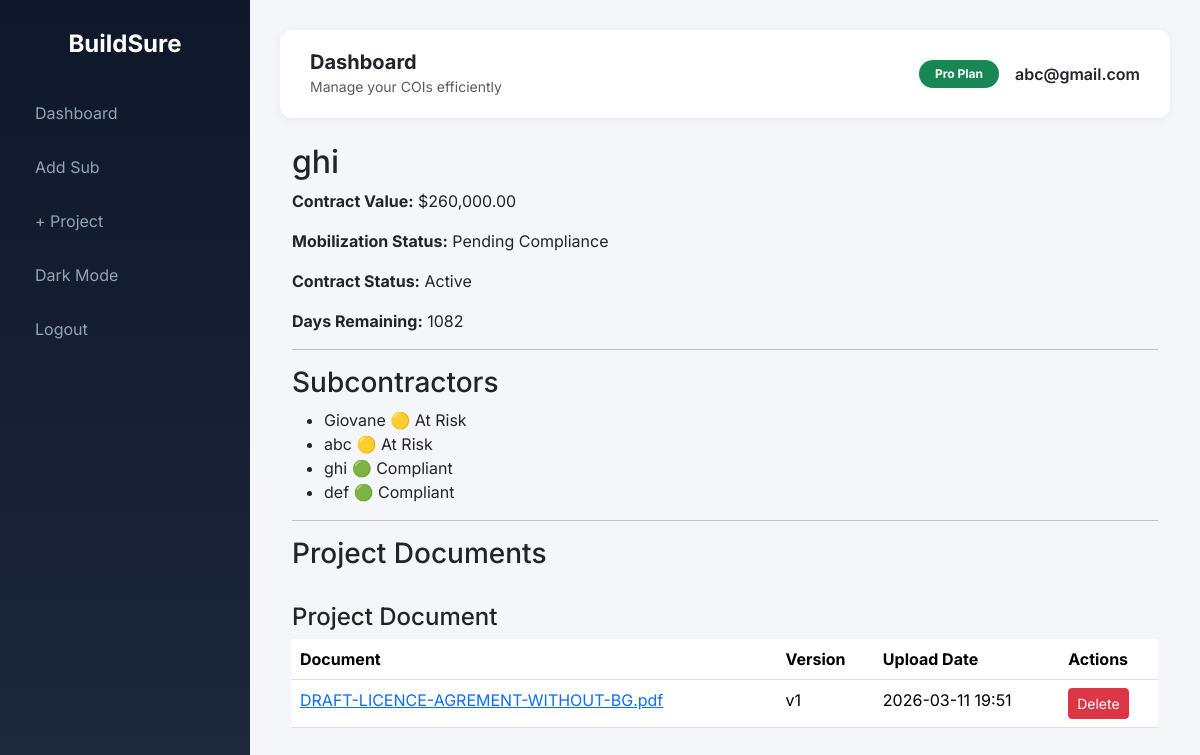
/project/3 (signed in), run on the app's committed database.
### main.py (models this page shows, shortened)
class User(UserMixin, db.Model):
    __tablename__ = "user"
    id = db.Column(db.Integer, primary_key=True)
    email = db.Column(
        db.String(120),
        unique=True,
        index=True,
        nullable=False
    )
    password_hash = db.Column(db.String(200), nullable=False)
    paid = db.Column(db.Boolean, default=False)
    timezone = db.Column(db.String(50), default="US/Eastern")
    created_at = db.Column(
        db.DateTime,
        default=datetime.utcnow
    )
    projects = db.relationship(
        "Project",
        backref="owner",
        lazy=True,
        cascade="all, delete-orphan"
    )
    subs = db.relationship(
        "Subcontractor",
        backref="owner",
        lazy=True,
        cascade="all, delete-orphan"
    )

class Project(db.Model):
    __tablename__ = "project"
    id = db.Column(db.Integer, primary_key=True)
    name = db.Column(db.String(255), nullable=False)
    contract_value = db.Column(
        db.Float,
        default=0
    )
    user_id = db.Column(
        db.Integer,
        db.ForeignKey("user.id"),
        nullable=False
    )
    start_date = db.Column(db.Date)
    end_date = db.Column(db.Date)
    subs = db.relationship(
        "ProjectSubcontractor",
        backref="project",
        lazy="select",
        cascade="all, delete-orphan"
    )
    @property
    def days_remaining(self):
        if not self.end_date:
            return None
        remaining = (self.end_date - date.today()).days
        return max(remaining, 0)
    @property
    def contract_status(self):
        if not self.end_date:
            return "Unknown"
        if self.days_remaining == 0:
            return "Expired"
        if self.days_remaining <= 30:
            return "Expiring Soon"
        return "Active"
    @property
    def mobilization_status(self):
        statuses = []
        for ps in self.subs:
            sub = ps.subcontractor
            if not sub:
                continue
            statuses.append(sub.computed_status)
        if "expired" in statuses:
            return "Blocked"
        if "at_risk" in statuses:
            return "Pending Compliance"
        return "Ready to Mobilize"

class Subcontractor(db.Model):
    __tablename__ = "subcontractor"
    id = db.Column(db.Integer, primary_key=True)
    user_id = db.Column(
        db.Integer,
        db.ForeignKey("user.id"),
        nullable=False,
        index=True
    )
    name = db.Column(
        db.String(150),
        nullable=False
    )
    email = db.Column(
        db.String(150),
        index=True
    )
    phone = db.Column(db.String(30))
    role = db.Column(db.String(100))
    timezone = db.Column(
        db.String(50),
        default="US/Eastern"
    )
    coi_expiration = db.Column(
        db.Date,
        index=True
    )
    last_reminder_sent = db.Column(db.DateTime)
    created_at = db.Column(
        db.DateTime,
        default=datetime.utcnow
    )
    documents = db.relationship(
        "Document",
        backref="sub",
        lazy="selectin",
        cascade="all, delete-orphan"
    )
    @property
    def days_left(self):
        if not self.coi_expiration:
            return None
        today = date.today()
        return (self.coi_expiration - today).days
    @property
    def computed_status(self):
        days = self.days_left
        if days is None:
            return "compliant"
        if days < 0:
            return "expired"
        if days <= 30:
            return "at_risk"
        return "compliant"

class ProjectSubcontractor(db.Model):
    __tablename__ = "project_subcontractor"
    id = db.Column(db.Integer, primary_key=True)
    project_id = db.Column(
        db.Integer,
        db.ForeignKey("project.id"),
        nullable=False,
        index=True
    )
    subcontractor_id = db.Column(
        db.Integer,
        db.ForeignKey("subcontractor.id"),
        nullable=False,
        index=True
    )
    approved_for_project = db.Column(
        db.Boolean,
        default=False
    )
    coverage_limit = db.Column(
        db.Float,
        default=1000000
    )
    created_at = db.Column(
        db.DateTime,
        default=datetime.utcnow
    )
    subcontractor = db.relationship(
        "Subcontractor",
        lazy="joined"
    )
    __table_args__ = (
        db.UniqueConstraint(
            "project_id",
            "subcontractor_id",
            name="unique_project_sub"
        ),
    )

class Document(db.Model):
    __tablename__ = "document"
    id = db.Column(db.Integer, primary_key=True)
    filename = db.Column(
        db.String(255),
        nullable=False
    )
    original_name = db.Column(
        db.String(255),
        nullable=False
    )
    document_type = db.Column(
        db.String(50),
        default="Document",
        index=True
    )
    version = db.Column(
        db.Integer,
        default=1
    )
    uploaded_at = db.Column(
        db.DateTime,
        default=datetime.utcnow,
        index=True
    )
    sub_id = db.Column(
        db.Integer,
        db.ForeignKey("subcontractor.id"),
        index=True
    )
    project_id = db.Column(
        db.Integer,
        db.ForeignKey("project.id"),
        index=True
    )

### main.py (the view)
@app.route("/project/<int:project_id>")
@login_required
def view_project(project_id):
    project = (
        Project.query
        .filter_by(
            id=project_id,
            user_id=current_user.id
        )
        .first_or_404()
    )
    links = (
        ProjectSubcontractor.query
        .options(joinedload(ProjectSubcontractor.subcontractor))
        .filter_by(project_id=project.id)
        .all()
    )
    docs = (
        Document.query
        .filter_by(project_id=project.id)
        .order_by(
            Document.document_type,
            Document.version.desc()
        )
        .all()
    )
    documents = defaultdict(list)
    for doc in docs:
        documents[doc.document_type].append(doc)
    return render_template(
        "view_project.html",
        project=project,
        links=links,
        documents=dict(documents)  # evita comportamento estranho no template
    )

### main.py (called while the page is built)
@login_manager.user_loader
def load_user(user_id):
    if not user_id:
        return None
    try:
        return db.session.get(User, int(user_id))
    except (ValueError, TypeError):
        return None

@app.template_filter("format_local_time")
def format_local_time(value):
    if not value:
        return ""
    tz_name = getattr(current_user, "timezone", "US/Eastern")
    try:
        tz = pytz.timezone(tz_name)
        if value.tzinfo is None:
            value = pytz.utc.localize(value)
        local_time = value.astimezone(tz)
        return local_time.strftime("%Y-%m-%d %H:%M")
    except Exception:
        return value.strftime("%Y-%m-%d %H:%M")

### templates/view_project.html
{% extends "base.html" %}
{% block content %}
<div class="page-wrapper">
<h2>{{ project.name }}</h2>
<p>
<strong>Contract Value:</strong>
${{ "{:,.2f}".format(project.contract_value or 0) }}
</p>
<p>
<strong>Mobilization Status:</strong>
{{ project.mobilization_status }}
</p>
{% if project.end_date %}
<p>
<strong>Contract Status:</strong>
{{ project.contract_status }}
</p>
<p>
<strong>Days Remaining:</strong>
{{ project.days_remaining }}
</p>
{% endif %}
<hr>
<h3>Subcontractors</h3>
<ul>
{% for ps in links %}
<li>
{{ ps.subcontractor.name }}
{% if ps.subcontractor.computed_status == "expired" %}
🔴 Expired
{% elif ps.subcontractor.computed_status == "at_risk" %}
🟡 At Risk
{% else %}
🟢 Compliant
{% endif %}
</li>
{% else %}
<li>No subcontractors linked.</li>
{% endfor %}
</ul>
<hr>
<h3>Project Documents</h3>
<br>
{% if documents %}
{% for doc_type, docs in documents.items() %}
<h4>{{ doc_type }}</h4>
<table class="table">
<thead>
<tr>
<th>Document</th>
<th>Version</th>
<th>Upload Date</th>
<th>Actions</th>
</tr>
</thead>
<tbody>
{% for doc in docs %}
<tr>
<td>
<a href="{{ url_for('view_document', doc_id=doc.id) }}">
{{ doc.original_name }}
</a>
</td>
<td>
v{{ doc.version }}
</td>
<td>
{{ doc.uploaded_at|format_local_time }}
</td>
<td>
<form action="{{ url_for('delete_document', doc_id=doc.id) }}"
      method="POST"
      style="display:inline;">
<button class="btn btn-danger btn-sm"
onclick="return confirm('Delete this document?')">
Delete
</button>
</form>
</td>
</tr>
{% endfor %}
</tbody>
</table>
<br>
{% endfor %}
{% else %}
<p>No documents uploaded.</p>
{% endif %}
</div>
{% endblock %}

### templates/base.html (shortened to what this page needs)
<!DOCTYPE html>
<html lang="en">
<head>
<link href="https://cdn.jsdelivr.net/npm/bootstrap@5.3.2/dist/css/bootstrap.min.css" rel="stylesheet">
</head>
<body>
{% if current_user.is_authenticated %}
<div class="sidebar">
<h4>BuildSure</h4>
<a href="{{ url_for('dashboard') }}">Dashboard</a> <a href="{{ url_for('add_sub') }}">Add Sub</a> <a href="{{ url_for('add_project') }}">+ Project</a>
<a href="#" id="toggleDark">Dark Mode</a>
<a href="{{ url_for('logout') }}">Logout</a>
</div>
{% endif %}
<div class="{% if current_user.is_authenticated %}main-content{% endif %}">
{% if current_user.is_authenticated %}
<div class="navbar-top d-flex justify-content-between align-items-center">
<div class="d-flex align-items-center gap-3">
<div>
<h5 class="mb-0 fw-bold">Dashboard</h5>
<small class="text-muted">Manage your COIs efficiently</small>
</div>
</div>
<div class="d-flex align-items-center gap-3">
<span class="badge bg-success rounded-pill px-3 py-2">
{{ "Pro Plan" if current_user.paid else "Free Plan" }}
</span>
<span class="fw-semibold">{{ current_user.email }}</span>
</div>
</div>
{% endif %}
<div class="position-fixed top-0 end-0 p-3" style="z-index:9999">
</div>
<div class="container-fluid">
{% block content %}{% endblock %}
</div>
</div>
</body>
</html>

### templates/base.html (style rules this page uses)
body { background-color:#f4f6f9; font-family:'Inter',sans-serif; transition:background-color .3s ease,color .3s ease; }
.sidebar { height:100vh; position:fixed; width:250px; background:linear-gradient(180deg,#0f172a,#1e293b); color:white; padding-top:30px; transition:transform .3s ease; }
.sidebar h4 { text-align:center; margin-bottom:30px; font-weight:700; }
.sidebar a { color:#94a3b8; text-decoration:none; display:block; padding:12px 20px; border-radius:10px; margin:6px 15px; transition:.2s ease; }
.main-content { margin-left:250px; padding:30px; transition:margin-left .3s ease; }
.navbar-top { background:white; padding:20px 30px; border-radius:12px; margin-bottom:25px; box-shadow:0 2px 10px rgba(0,0,0,0.05); transition:background .3s ease; }

### data on the page
User: paid "Pro Plan", email "abc@gmail.com"
Project: name "ghi", contract_value "260,000.00", contract_status "Active", days_remaining "1082"
Subcontractor: mobilization_status "Pending Compliance"
ProjectSubcontractor: subcontractor.name "Giovane", shows "🟡 At Risk"
ProjectSubcontractor: subcontractor.name "abc", shows "🟡 At Risk"
ProjectSubcontractor: subcontractor.name "ghi", shows "🟢 Compliant"
ProjectSubcontractor: subcontractor.name "def", shows "🟢 Compliant"
Document: document_type "Project Document", original_name "DRAFT-LICENCE-AGREMENT-WITHOUT-BG.pdf", version "1", uploaded_at "2026-03-11 19:51"
